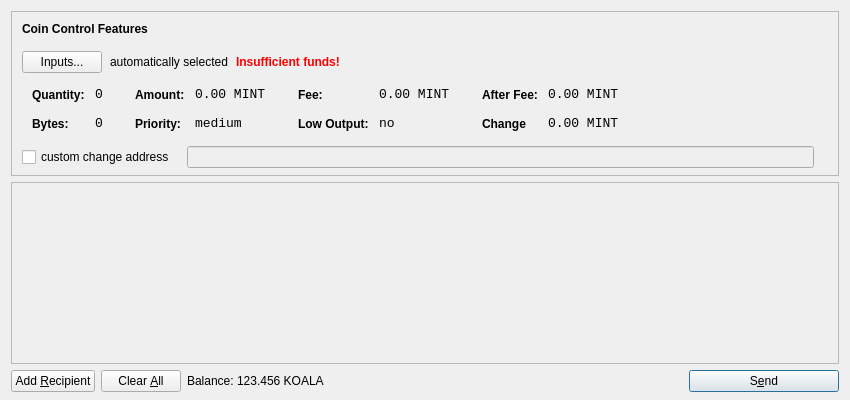
<?xml version="1.0" encoding="UTF-8"?>
<ui version="4.0">
 <class>SendCoinsDialog</class>
 <widget class="QDialog" name="SendCoinsDialog">
  <property name="geometry">
   <rect>
    <x>0</x>
    <y>0</y>
    <width>850</width>
    <height>400</height>
   </rect>
  </property>
  <property name="windowTitle">
   <string>Send Coins</string>
  </property>
  <layout class="QVBoxLayout" name="verticalLayout" stretch="0,1,0">
   <property name="bottomMargin">
    <number>8</number>
   </property>
   <item>
    <widget class="QFrame" name="frameCoinControl">
     <property name="sizePolicy">
      <sizepolicy hsizetype="Expanding" vsizetype="Expanding">
       <horstretch>0</horstretch>
       <verstretch>0</verstretch>
      </sizepolicy>
     </property>
     <property name="maximumSize">
      <size>
       <width>16777215</width>
       <height>16777215</height>
      </size>
     </property>
     <property name="frameShape">
      <enum>QFrame::StyledPanel</enum>
     </property>
     <property name="frameShadow">
      <enum>QFrame::Sunken</enum>
     </property>
     <layout class="QVBoxLayout" name="verticalLayoutCoinControl2">
      <property name="spacing">
       <number>-1</number>
      </property>
      <property name="leftMargin">
       <number>0</number>
      </property>
      <property name="topMargin">
       <number>0</number>
      </property>
      <property name="rightMargin">
       <number>0</number>
      </property>
      <property name="bottomMargin">
       <number>6</number>
      </property>
      <item>
       <layout class="QVBoxLayout" name="verticalLayoutCoinControl" stretch="0,0,0,0,1">
        <property name="spacing">
         <number>0</number>
        </property>
        <property name="leftMargin">
         <number>10</number>
        </property>
        <property name="topMargin">
         <number>10</number>
        </property>
        <item>
         <layout class="QHBoxLayout" name="horizontalLayoutCoinControl1">
          <property name="bottomMargin">
           <number>15</number>
          </property>
          <item>
           <widget class="QLabel" name="labelCoinControlFeatures">
            <property name="sizePolicy">
             <sizepolicy hsizetype="Preferred" vsizetype="Maximum">
              <horstretch>0</horstretch>
              <verstretch>0</verstretch>
             </sizepolicy>
            </property>
            <property name="font">
             <font>
              <weight>75</weight>
              <bold>true</bold>
             </font>
            </property>
            <property name="styleSheet">
             <string notr="true">font-weight:bold;</string>
            </property>
            <property name="text">
             <string>Coin Control Features</string>
            </property>
           </widget>
          </item>
         </layout>
        </item>
        <item>
         <layout class="QHBoxLayout" name="horizontalLayoutCoinControl2" stretch="0,0,0,0">
          <property name="spacing">
           <number>8</number>
          </property>
          <property name="bottomMargin">
           <number>10</number>
          </property>
          <item>
           <widget class="QPushButton" name="pushButtonCoinControl">
            <property name="styleSheet">
             <string notr="true"/>
            </property>
            <property name="text">
             <string>Inputs...</string>
            </property>
           </widget>
          </item>
          <item>
           <widget class="QLabel" name="labelCoinControlAutomaticallySelected">
            <property name="text">
             <string>automatically selected</string>
            </property>
            <property name="margin">
             <number>5</number>
            </property>
           </widget>
          </item>
          <item>
           <widget class="QLabel" name="labelCoinControlInsuffFunds">
            <property name="font">
             <font>
              <weight>75</weight>
              <bold>true</bold>
             </font>
            </property>
            <property name="styleSheet">
             <string notr="true">color:red;font-weight:bold;</string>
            </property>
            <property name="text">
             <string>Insufficient funds!</string>
            </property>
            <property name="margin">
             <number>5</number>
            </property>
           </widget>
          </item>
          <item>
           <spacer name="horizontalSpacerCoinControl">
            <property name="orientation">
             <enum>Qt::Horizontal</enum>
            </property>
            <property name="sizeHint" stdset="0">
             <size>
              <width>40</width>
              <height>1</height>
             </size>
            </property>
           </spacer>
          </item>
         </layout>
        </item>
        <item>
         <widget class="QWidget" name="widgetCoinControl" native="true">
          <property name="sizePolicy">
           <sizepolicy hsizetype="Preferred" vsizetype="Preferred">
            <horstretch>0</horstretch>
            <verstretch>0</verstretch>
           </sizepolicy>
          </property>
          <property name="minimumSize">
           <size>
            <width>0</width>
            <height>0</height>
           </size>
          </property>
          <property name="styleSheet">
           <string notr="true"/>
          </property>
          <layout class="QHBoxLayout" name="horizontalLayoutCoinControl5">
           <property name="margin">
            <number>0</number>
           </property>
           <item>
            <layout class="QHBoxLayout" name="horizontalLayoutCoinControl3" stretch="0,0,0,1">
             <property name="spacing">
              <number>20</number>
             </property>
             <property name="topMargin">
              <number>0</number>
             </property>
             <property name="bottomMargin">
              <number>10</number>
             </property>
             <item>
              <layout class="QFormLayout" name="formLayoutCoinControl1">
               <property name="horizontalSpacing">
                <number>10</number>
               </property>
               <property name="verticalSpacing">
                <number>14</number>
               </property>
               <property name="leftMargin">
                <number>10</number>
               </property>
               <property name="topMargin">
                <number>4</number>
               </property>
               <property name="rightMargin">
                <number>6</number>
               </property>
               <item row="0" column="0">
                <widget class="QLabel" name="labelCoinControlQuantityText">
                 <property name="styleSheet">
                  <string notr="true">font-weight:bold;</string>
                 </property>
                 <property name="text">
                  <string>Quantity:</string>
                 </property>
                 <property name="margin">
                  <number>0</number>
                 </property>
                </widget>
               </item>
               <item row="0" column="1">
                <widget class="QLabel" name="labelCoinControlQuantity">
                 <property name="font">
                  <font>
                   <family>Monospace</family>
                   <pointsize>10</pointsize>
                  </font>
                 </property>
                 <property name="cursor">
                  <cursorShape>IBeamCursor</cursorShape>
                 </property>
                 <property name="contextMenuPolicy">
                  <enum>Qt::ActionsContextMenu</enum>
                 </property>
                 <property name="text">
                  <string>0</string>
                 </property>
                 <property name="margin">
                  <number>0</number>
                 </property>
                 <property name="textInteractionFlags">
                  <set>Qt::LinksAccessibleByMouse|Qt::TextSelectableByKeyboard|Qt::TextSelectableByMouse</set>
                 </property>
                </widget>
               </item>
               <item row="1" column="0">
                <widget class="QLabel" name="labelCoinControlBytesText">
                 <property name="styleSheet">
                  <string notr="true">font-weight:bold;</string>
                 </property>
                 <property name="text">
                  <string>Bytes:</string>
                 </property>
                </widget>
               </item>
               <item row="1" column="1">
                <widget class="QLabel" name="labelCoinControlBytes">
                 <property name="font">
                  <font>
                   <family>Monospace</family>
                   <pointsize>10</pointsize>
                  </font>
                 </property>
                 <property name="cursor">
                  <cursorShape>IBeamCursor</cursorShape>
                 </property>
                 <property name="contextMenuPolicy">
                  <enum>Qt::ActionsContextMenu</enum>
                 </property>
                 <property name="text">
                  <string>0</string>
                 </property>
                 <property name="textInteractionFlags">
                  <set>Qt::LinksAccessibleByMouse|Qt::TextSelectableByKeyboard|Qt::TextSelectableByMouse</set>
                 </property>
                </widget>
               </item>
              </layout>
             </item>
             <item>
              <layout class="QFormLayout" name="formLayoutCoinControl2">
               <property name="horizontalSpacing">
                <number>10</number>
               </property>
               <property name="verticalSpacing">
                <number>14</number>
               </property>
               <property name="leftMargin">
                <number>6</number>
               </property>
               <property name="topMargin">
                <number>4</number>
               </property>
               <property name="rightMargin">
                <number>6</number>
               </property>
               <item row="0" column="0">
                <widget class="QLabel" name="labelCoinControlAmountText">
                 <property name="styleSheet">
                  <string notr="true">font-weight:bold;</string>
                 </property>
                 <property name="text">
                  <string>Amount:</string>
                 </property>
                 <property name="margin">
                  <number>0</number>
                 </property>
                </widget>
               </item>
               <item row="0" column="1">
                <widget class="QLabel" name="labelCoinControlAmount">
                 <property name="font">
                  <font>
                   <family>Monospace</family>
                   <pointsize>10</pointsize>
                  </font>
                 </property>
                 <property name="cursor">
                  <cursorShape>IBeamCursor</cursorShape>
                 </property>
                 <property name="contextMenuPolicy">
                  <enum>Qt::ActionsContextMenu</enum>
                 </property>
                 <property name="text">
                  <string>0.00 MINT</string>
                 </property>
                 <property name="textInteractionFlags">
                  <set>Qt::LinksAccessibleByMouse|Qt::TextSelectableByKeyboard|Qt::TextSelectableByMouse</set>
                 </property>
                </widget>
               </item>
               <item row="1" column="0">
                <widget class="QLabel" name="labelCoinControlPriorityText">
                 <property name="styleSheet">
                  <string notr="true">font-weight:bold;</string>
                 </property>
                 <property name="text">
                  <string>Priority:</string>
                 </property>
                </widget>
               </item>
               <item row="1" column="1">
                <widget class="QLabel" name="labelCoinControlPriority">
                 <property name="font">
                  <font>
                   <family>Monospace</family>
                   <pointsize>10</pointsize>
                  </font>
                 </property>
                 <property name="cursor">
                  <cursorShape>IBeamCursor</cursorShape>
                 </property>
                 <property name="contextMenuPolicy">
                  <enum>Qt::ActionsContextMenu</enum>
                 </property>
                 <property name="text">
                  <string>medium</string>
                 </property>
                 <property name="textInteractionFlags">
                  <set>Qt::LinksAccessibleByMouse|Qt::TextSelectableByKeyboard|Qt::TextSelectableByMouse</set>
                 </property>
                </widget>
               </item>
              </layout>
             </item>
             <item>
              <layout class="QFormLayout" name="formLayoutCoinControl3">
               <property name="horizontalSpacing">
                <number>10</number>
               </property>
               <property name="verticalSpacing">
                <number>14</number>
               </property>
               <property name="leftMargin">
                <number>6</number>
               </property>
               <property name="topMargin">
                <number>4</number>
               </property>
               <property name="rightMargin">
                <number>6</number>
               </property>
               <item row="0" column="0">
                <widget class="QLabel" name="labelCoinControlFeeText">
                 <property name="styleSheet">
                  <string notr="true">font-weight:bold;</string>
                 </property>
                 <property name="text">
                  <string>Fee:</string>
                 </property>
                 <property name="margin">
                  <number>0</number>
                 </property>
                </widget>
               </item>
               <item row="0" column="1">
                <widget class="QLabel" name="labelCoinControlFee">
                 <property name="font">
                  <font>
                   <family>Monospace</family>
                   <pointsize>10</pointsize>
                  </font>
                 </property>
                 <property name="cursor">
                  <cursorShape>IBeamCursor</cursorShape>
                 </property>
                 <property name="contextMenuPolicy">
                  <enum>Qt::ActionsContextMenu</enum>
                 </property>
                 <property name="text">
                  <string>0.00 MINT</string>
                 </property>
                 <property name="textInteractionFlags">
                  <set>Qt::LinksAccessibleByMouse|Qt::TextSelectableByKeyboard|Qt::TextSelectableByMouse</set>
                 </property>
                </widget>
               </item>
               <item row="1" column="0">
                <widget class="QLabel" name="labelCoinControlLowOutputText">
                 <property name="styleSheet">
                  <string notr="true">font-weight:bold;</string>
                 </property>
                 <property name="text">
                  <string>Low Output:</string>
                 </property>
                </widget>
               </item>
               <item row="1" column="1">
                <widget class="QLabel" name="labelCoinControlLowOutput">
                 <property name="font">
                  <font>
                   <family>Monospace</family>
                   <pointsize>10</pointsize>
                  </font>
                 </property>
                 <property name="cursor">
                  <cursorShape>IBeamCursor</cursorShape>
                 </property>
                 <property name="contextMenuPolicy">
                  <enum>Qt::ActionsContextMenu</enum>
                 </property>
                 <property name="text">
                  <string>no</string>
                 </property>
                 <property name="textInteractionFlags">
                  <set>Qt::LinksAccessibleByMouse|Qt::TextSelectableByKeyboard|Qt::TextSelectableByMouse</set>
                 </property>
                </widget>
               </item>
              </layout>
             </item>
             <item>
              <layout class="QFormLayout" name="formLayoutCoinControl4">
               <property name="horizontalSpacing">
                <number>10</number>
               </property>
               <property name="verticalSpacing">
                <number>14</number>
               </property>
               <property name="leftMargin">
                <number>6</number>
               </property>
               <property name="topMargin">
                <number>4</number>
               </property>
               <property name="rightMargin">
                <number>6</number>
               </property>
               <item row="0" column="0">
                <widget class="QLabel" name="labelCoinControlAfterFeeText">
                 <property name="styleSheet">
                  <string notr="true">font-weight:bold;</string>
                 </property>
                 <property name="text">
                  <string>After Fee:</string>
                 </property>
                 <property name="margin">
                  <number>0</number>
                 </property>
                </widget>
               </item>
               <item row="0" column="1">
                <widget class="QLabel" name="labelCoinControlAfterFee">
                 <property name="font">
                  <font>
                   <family>Monospace</family>
                   <pointsize>10</pointsize>
                  </font>
                 </property>
                 <property name="cursor">
                  <cursorShape>IBeamCursor</cursorShape>
                 </property>
                 <property name="contextMenuPolicy">
                  <enum>Qt::ActionsContextMenu</enum>
                 </property>
                 <property name="text">
                  <string>0.00 MINT</string>
                 </property>
                 <property name="textInteractionFlags">
                  <set>Qt::LinksAccessibleByMouse|Qt::TextSelectableByKeyboard|Qt::TextSelectableByMouse</set>
                 </property>
                </widget>
               </item>
               <item row="1" column="0">
                <widget class="QLabel" name="labelCoinControlChangeText">
                 <property name="styleSheet">
                  <string notr="true">font-weight:bold;</string>
                 </property>
                 <property name="text">
                  <string>Change</string>
                 </property>
                </widget>
               </item>
               <item row="1" column="1">
                <widget class="QLabel" name="labelCoinControlChange">
                 <property name="font">
                  <font>
                   <family>Monospace</family>
                   <pointsize>10</pointsize>
                  </font>
                 </property>
                 <property name="cursor">
                  <cursorShape>IBeamCursor</cursorShape>
                 </property>
                 <property name="contextMenuPolicy">
                  <enum>Qt::ActionsContextMenu</enum>
                 </property>
                 <property name="text">
                  <string>0.00 MINT</string>
                 </property>
                 <property name="textInteractionFlags">
                  <set>Qt::LinksAccessibleByMouse|Qt::TextSelectableByKeyboard|Qt::TextSelectableByMouse</set>
                 </property>
                </widget>
               </item>
              </layout>
             </item>
            </layout>
           </item>
          </layout>
         </widget>
        </item>
        <item>
         <layout class="QHBoxLayout" name="horizontalLayoutCoinControl4" stretch="0,0,0">
          <property name="spacing">
           <number>12</number>
          </property>
          <property name="sizeConstraint">
           <enum>QLayout::SetDefaultConstraint</enum>
          </property>
          <property name="topMargin">
           <number>5</number>
          </property>
          <property name="rightMargin">
           <number>5</number>
          </property>
          <item>
           <widget class="QCheckBox" name="checkBoxCoinControlChange">
            <property name="text">
             <string>custom change address</string>
            </property>
           </widget>
          </item>
          <item>
           <widget class="QLineEdit" name="lineEditCoinControlChange">
            <property name="enabled">
             <bool>false</bool>
            </property>
            <property name="sizePolicy">
             <sizepolicy hsizetype="Expanding" vsizetype="Fixed">
              <horstretch>0</horstretch>
              <verstretch>0</verstretch>
             </sizepolicy>
            </property>
           </widget>
          </item>
          <item>
           <widget class="QLabel" name="labelCoinControlChangeLabel">
            <property name="sizePolicy">
             <sizepolicy hsizetype="Preferred" vsizetype="Expanding">
              <horstretch>0</horstretch>
              <verstretch>0</verstretch>
             </sizepolicy>
            </property>
            <property name="minimumSize">
             <size>
              <width>0</width>
              <height>0</height>
             </size>
            </property>
            <property name="text">
             <string/>
            </property>
            <property name="margin">
             <number>3</number>
            </property>
           </widget>
          </item>
         </layout>
        </item>
        <item>
         <spacer name="verticalSpacerCoinControl">
          <property name="orientation">
           <enum>Qt::Vertical</enum>
          </property>
          <property name="sizeHint" stdset="0">
           <size>
            <width>800</width>
            <height>1</height>
           </size>
          </property>
         </spacer>
        </item>
       </layout>
      </item>
     </layout>
    </widget>
   </item>
   <item>
    <widget class="QScrollArea" name="scrollArea">
     <property name="widgetResizable">
      <bool>true</bool>
     </property>
     <widget class="QWidget" name="scrollAreaWidgetContents">
      <property name="geometry">
       <rect>
        <x>0</x>
        <y>0</y>
        <width>830</width>
        <height>165</height>
       </rect>
      </property>
      <layout class="QVBoxLayout" name="verticalLayout_2">
       <property name="margin">
        <number>0</number>
       </property>
       <item>
        <layout class="QVBoxLayout" name="entries">
         <property name="spacing">
          <number>6</number>
         </property>
        </layout>
       </item>
       <item>
        <spacer name="verticalSpacer">
         <property name="orientation">
          <enum>Qt::Vertical</enum>
         </property>
         <property name="sizeHint" stdset="0">
          <size>
           <width>20</width>
           <height>40</height>
          </size>
         </property>
        </spacer>
       </item>
      </layout>
     </widget>
    </widget>
   </item>
   <item>
    <layout class="QHBoxLayout" name="horizontalLayout">
     <item>
      <widget class="QPushButton" name="addButton">
       <property name="toolTip">
        <string>Send to multiple recipients at once</string>
       </property>
       <property name="text">
        <string>Add &amp;Recipient</string>
       </property>
       <property name="icon">
        <iconset resource="../bitcoin.qrc">
         <normaloff>:/icons/add</normaloff>:/icons/add</iconset>
       </property>
       <property name="autoDefault">
        <bool>false</bool>
       </property>
      </widget>
     </item>
     <item>
      <widget class="QPushButton" name="clearButton">
       <property name="sizePolicy">
        <sizepolicy hsizetype="Minimum" vsizetype="Fixed">
         <horstretch>0</horstretch>
         <verstretch>0</verstretch>
        </sizepolicy>
       </property>
       <property name="toolTip">
        <string>Remove all transaction fields</string>
       </property>
       <property name="text">
        <string>Clear &amp;All</string>
       </property>
       <property name="icon">
        <iconset resource="../bitcoin.qrc">
         <normaloff>:/icons/remove</normaloff>:/icons/remove</iconset>
       </property>
       <property name="autoRepeatDelay">
        <number>300</number>
       </property>
       <property name="autoDefault">
        <bool>false</bool>
       </property>
      </widget>
     </item>
     <item>
      <layout class="QHBoxLayout" name="horizontalLayout_2">
       <property name="spacing">
        <number>3</number>
       </property>
       <item>
        <widget class="QLabel" name="label">
         <property name="sizePolicy">
          <sizepolicy hsizetype="Preferred" vsizetype="Fixed">
           <horstretch>0</horstretch>
           <verstretch>0</verstretch>
          </sizepolicy>
         </property>
         <property name="text">
          <string>Balance:</string>
         </property>
        </widget>
       </item>
       <item>
        <widget class="QLabel" name="labelBalance">
         <property name="sizePolicy">
          <sizepolicy hsizetype="Preferred" vsizetype="Fixed">
           <horstretch>0</horstretch>
           <verstretch>0</verstretch>
          </sizepolicy>
         </property>
         <property name="cursor">
          <cursorShape>IBeamCursor</cursorShape>
         </property>
         <property name="text">
          <string>123.456 KOALA</string>
         </property>
         <property name="textInteractionFlags">
          <set>Qt::LinksAccessibleByMouse|Qt::TextSelectableByKeyboard|Qt::TextSelectableByMouse</set>
         </property>
        </widget>
       </item>
      </layout>
     </item>
     <item>
      <spacer name="horizontalSpacer">
       <property name="orientation">
        <enum>Qt::Horizontal</enum>
       </property>
       <property name="sizeHint" stdset="0">
        <size>
         <width>40</width>
         <height>20</height>
        </size>
       </property>
      </spacer>
     </item>
     <item>
      <widget class="QPushButton" name="sendButton">
       <property name="minimumSize">
        <size>
         <width>150</width>
         <height>0</height>
        </size>
       </property>
       <property name="toolTip">
        <string>Confirm the send action</string>
       </property>
       <property name="text">
        <string>S&amp;end</string>
       </property>
       <property name="icon">
        <iconset resource="../bitcoin.qrc">
         <normaloff>:/icons/send</normaloff>:/icons/send</iconset>
       </property>
       <property name="default">
        <bool>true</bool>
       </property>
      </widget>
     </item>
    </layout>
   </item>
  </layout>
 </widget>
 <resources>
  <include location="../bitcoin.qrc"/>
 </resources>
 <connections/>
</ui>
